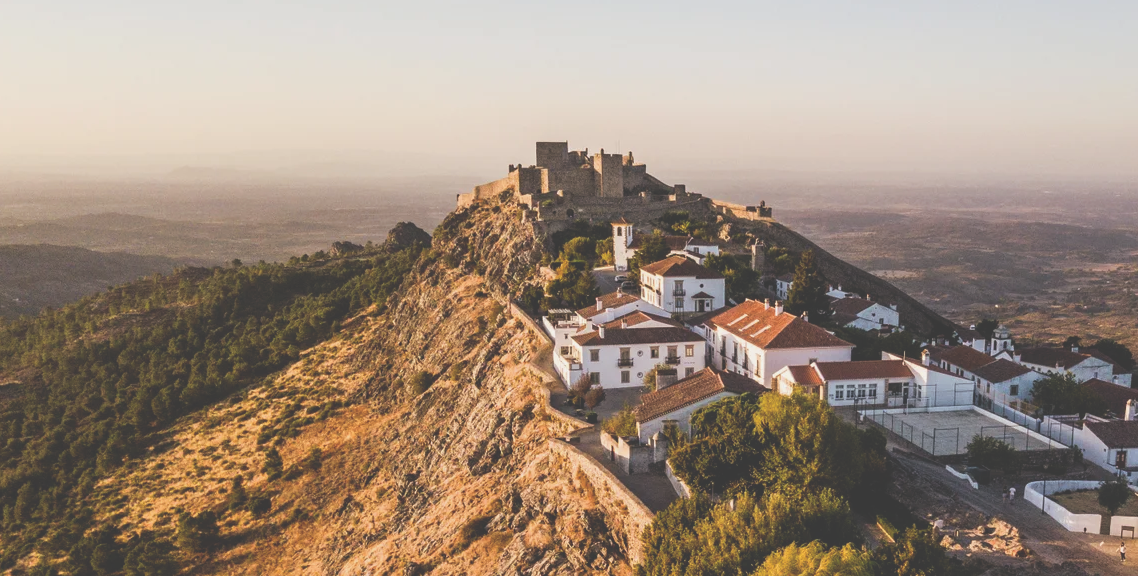
#> input picture part6/professor_main_part6/images/marvao/1.png, 1138 x 576 px
$ python part6.py
#> lines starting #> are read from the running program, lines starting #| are printed output that depends on the picture; long printed decimals are rounded
#! /usr/bin/env python3

import cv2 as cv
import numpy as np
import os
from scipy.optimize import least_squares

# 1. Ensure path exists
path = 'professor_main_part6/images/marvao/1.png'
if not os.path.exists(path):
    print(f"Error: file not found at {os.path.abspath(path)}")
# 2. Read image
# use cv.IMREAD_GRAYSCALE to work with gray scale
img = cv.imread(path)
#> img is the input picture: shape (576, 1138, 3); mean B, G, R 124.3, 138.9, 156

img_float = img.astype(np.float64)


# 3. Verify object is not None before imshow
if img is not None:
    cv.imshow('Original Image', img)
    # cv.waitKey(0)  # Blocks execution until any key is pressed
    # cv.destroyAllWindows()
else:
    print("Could not decode image.")


def residual_brightness_only(params: np.ndarray, img: np.ndarray, target_mu: float) -> np.ndarray:
#> called with target_mu = 80
    s, b = params
    transformed = s * img + b
    return np.array([np.mean(transformed) - target_mu], dtype=np.float64)


def residual_brightness_contrast(params: np.ndarray, img: np.ndarray, target_mu: float,
                                 target_sigma: float) -> np.ndarray:
    s, b = params
    # 1. Apply affine model to image matrix
    transformed = s * img + b

    # 2. Compute current sample statistics
    current_mu = np.mean(transformed)
    current_sigma = np.std(transformed)

    # 3. Formulate residual vector r(θ)
    return np.array([current_mu - target_mu, current_sigma - target_sigma], dtype=np.float64)


# computing res
res = residual_brightness_only([1,1], img_float, 80)
#> res = [60.72]
print('the residual is ' + str(res))
#| the residual is [60.715]

solution = least_squares(residual_brightness_only, x0=[1.0, 0.0], args=(img_float, 80))
#> in residual_brightness_only (call 5), `s, b = params`: s = 2.56e-05; b = -0.00716
#> in residual_brightness_only (call 5), `transformed = s * img + b`:
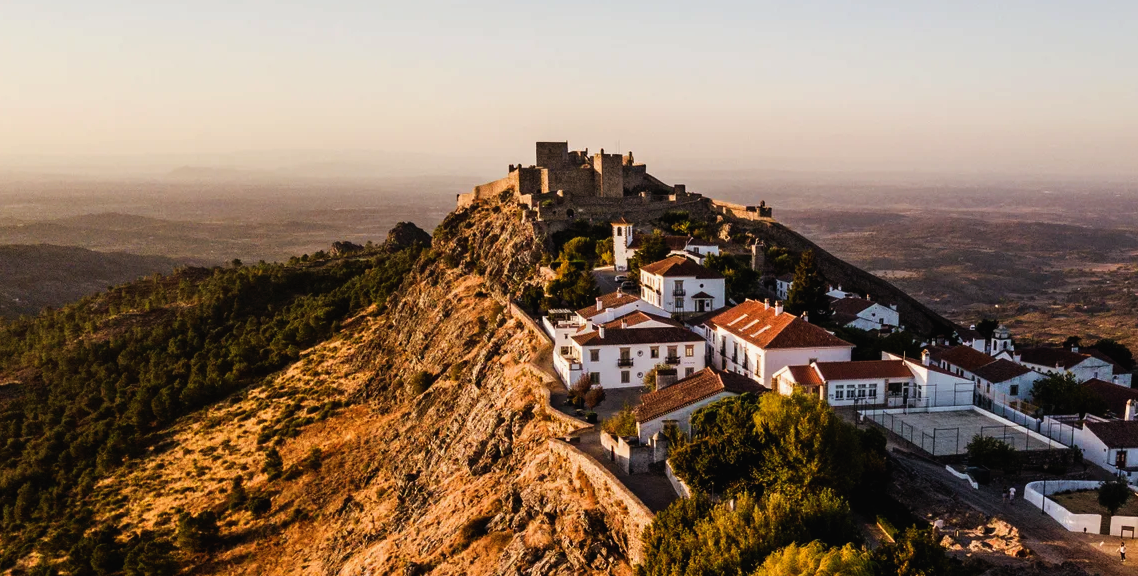
#> transformed: shape (576, 1138, 3) float64; mean B, G, R -0.00397, -0.0036, -0.00316; drawn with min black and max white
#> in residual_brightness_only (call 6), `s, b = params`: s = 0.75; b = -0.00179
#> in residual_brightness_only (call 6), `transformed = s * img + b`:
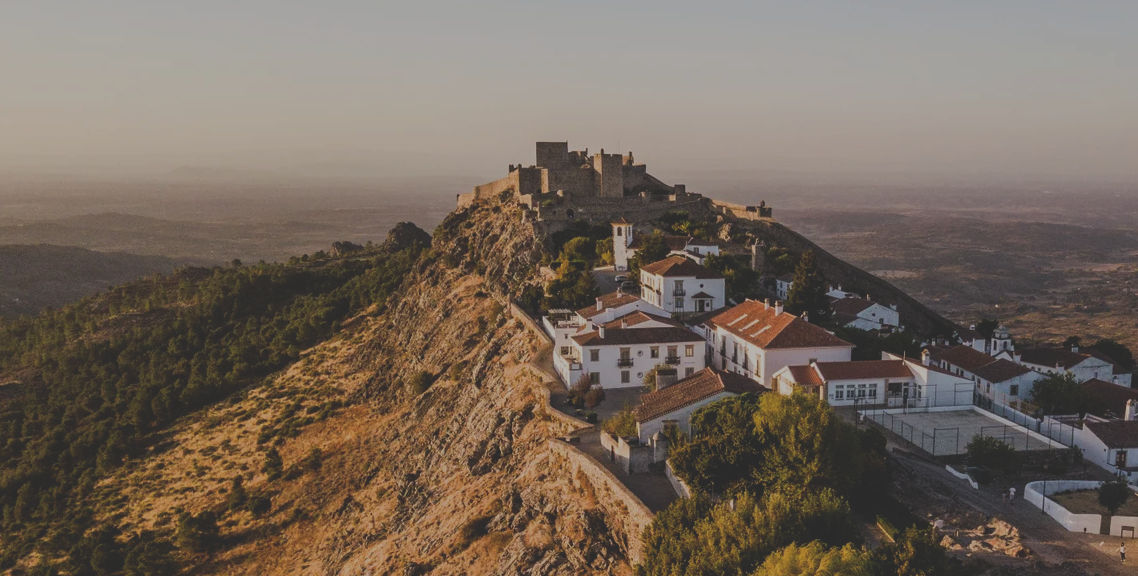
#> transformed: shape (576, 1138, 3) float64; mean B, G, R 93.2, 104.2, 117
#> in residual_brightness_only (call 10), `s, b = params`: s = 0.625; b = -0.00268
#> in residual_brightness_only (call 10), `transformed = s * img + b`:
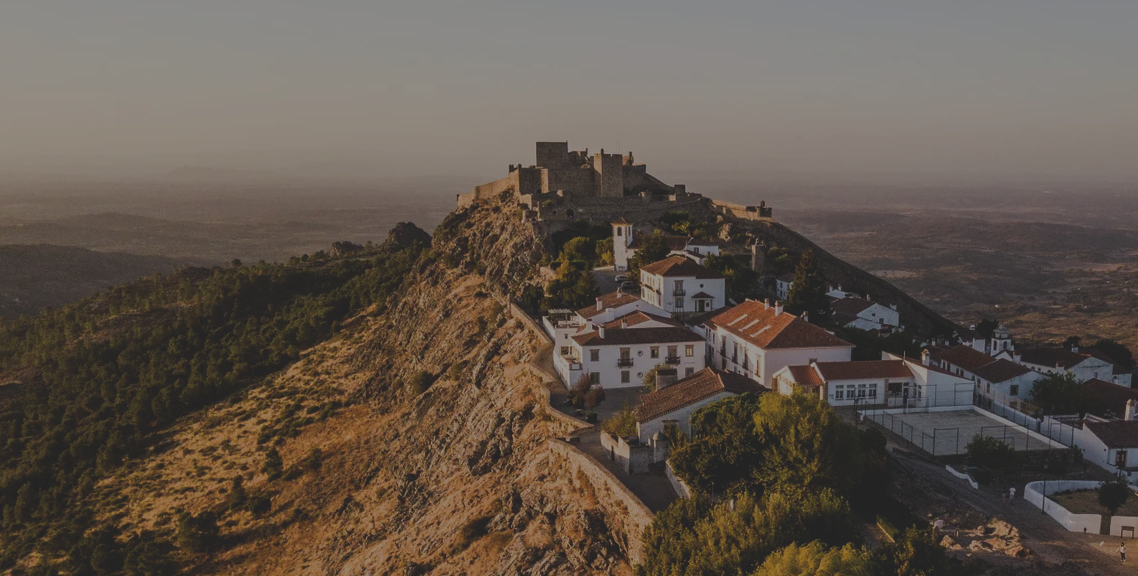
#> transformed: shape (576, 1138, 3) float64; mean B, G, R 77.7, 86.8, 97.5
#> solution = 12 items
print('the solution is' + str(solution))
#| the solution is     message: `xtol` termination condition is satisfied.
#|      success: True
#|       status: 3
#|          fun: [-1.282e-07]
#|            x: [ 5.726e-01 -3.059e-03]
#|         cost: 8.221162015658795e-15
#|          jac: [[ 1.397e+02  1.000e+00]]
#|         grad: [-1.792e-05 -1.282e-07]
#|   optimality: 1.791536617732691e-05
#|  active_mask: [ 0.000e+00  0.000e+00]
#|         nfev: 40
#|         njev: 17


# Apply optimal parameters
s_opt, b_opt = solution.x
#> s_opt = 0.573; b_opt = -0.00306
img_b = np.clip(s_opt * img_float + b_opt, 0, 255).astype(np.uint8)

# optimal for both color and contrast
solution_bc = least_squares(residual_brightness_contrast, x0=[1.0, 0.0], args=(img_float, 80, 60))
#> in residual_brightness_contrast, `current_mu = np.mean(transformed)`: current_mu = 139.7
#> in residual_brightness_contrast, `current_sigma = np.std(transformed)`: current_sigma = 62.06
#> solution_bc = 12 items
img_bc = np.clip(s_opt * img_float + b_opt, 0, 255).astype(np.uint8)

# Display result
cv.imshow('Corrected Image brightness', img_b)

cv.imshow('Corrected Image brightness and contrast', img_bc)

cv.waitKey(0)
cv.destroyAllWindows()
